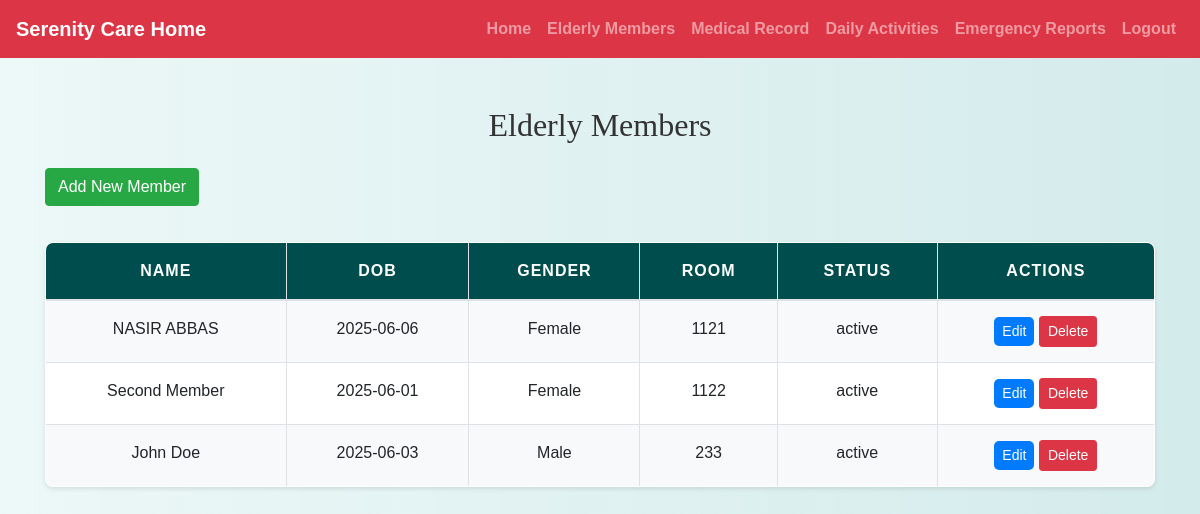
The app's page /staff/manage_elderly_members.php (signed in) with its own data.
### tables this page shows
CREATE TABLE `elderly_members` (
  `member_id` int(11) NOT NULL,
  `first_name` varchar(100) NOT NULL,
  `last_name` varchar(100) NOT NULL,
  `date_of_birth` date NOT NULL,
  `gender` enum('Male','Female','Other') NOT NULL,
  `admission_date` date NOT NULL,
  `family_member_id` int(11) DEFAULT NULL,
  `room_number` varchar(20) NOT NULL,
  `health_status` text DEFAULT NULL,
  `status` enum('active','deceased','transferred') DEFAULT 'active',
  `profile_picture` varchar(255) DEFAULT NULL,
  `created_at` timestamp NOT NULL DEFAULT current_timestamp()
);

### staff/manage_elderly_members.php (the view, shortened to what this page needs)
<?php
include('config.php');
$result = mysqli_query($conn, "SELECT * FROM elderly_members");
?>
<!DOCTYPE html>
<html>
<head>
    <link rel="stylesheet" href="https://maxcdn.bootstrapcdn.com/bootstrap/4.5.2/css/bootstrap.min.css">
    <link rel="stylesheet" href="../css/style.css" />
</head>
<body>
<?php include('navbar.php'); ?>
<div class="container mt-5">
    <h2 class="mb-4">Elderly Members</h2>
    <button class="btn btn-success mb-3" data-toggle="modal" data-target="#memberModal" onclick="addMember()">Add New Member</button>
    <table class="table table-bordered">
        <thead>
        <tr>
            <th>Name</th>
            <th>DOB</th>
            <th>Gender</th>
            <th>Room</th>
            <th>Status</th>
            <th>Actions</th>
        </tr>
        </thead>
        <tbody>
        <?php while ($row = mysqli_fetch_assoc($result)): ?>
            <tr>
                <td><?= $row['first_name'] . ' ' . $row['last_name'] ?></td>
                <td><?= $row['date_of_birth'] ?></td>
                <td><?= $row['gender'] ?></td>
                <td><?= $row['room_number'] ?></td>
                <td><?= $row['status'] ?></td>
                <td>
                    <button class="btn btn-sm btn-primary" onclick='editMember(<?= json_encode($row) ?>)'>Edit</button>
                    <a href="?delete=<?= $row['member_id'] ?>" class="btn btn-sm btn-danger" onclick="return confirm('Are you sure?')">Delete</a>
                </td>
            </tr>
        <?php endwhile; ?>
        </tbody>
    </table>
</div>
</body>
</html>

### css/style.css (style rules this page uses)
body { background: linear-gradient(90deg, rgba(233, 246, 246, 0.831), rgba(207, 233, 233, 0.9)); font-family: 'Arial', sans-serif; color: #333; line-height: 1.6; }
h1, h2, h3, h4 { text-align: center; margin-top: 30px; margin-bottom: 30px; font-family: 'Georgia', serif; }
.container { margin-bottom: 40px; }
.table { width: 100%; border-collapse: collapse; margin-top: 20px; font-size: 16px; background-color: #ffffff; border-radius: 8px; overflow: hidden; box-shadow: 0 2px 4px rgba(0, 0, 0, 0.1); }
.table th, .table td { padding: 15px; border: 1px solid #dee2e6; text-align: center; }
.table thead th { background-color: #004d4d; color: white; font-weight: bold; text-transform: uppercase; letter-spacing: 1px; }
.table tbody tr:nth-child(odd) { background-color: #f8f9fa; }
.btn-primary { color: #fff; border: none; border-radius: 5px; cursor: pointer; transition: background-color 0.3s ease; }
a { color: #006666; text-decoration: none; font-weight: bold; }

### records on screen
elderly_members: first_name "NASIR", last_name "ABBAS", date_of_birth "2025-06-06", gender "Female", room_number "1121", status "active"
elderly_members: first_name "Second", last_name "Member", date_of_birth "2025-06-01", gender "Female", room_number "1122", status "active"
elderly_members: first_name "John", last_name "Doe", date_of_birth "2025-06-03", gender "Male", room_number "233", status "active"
